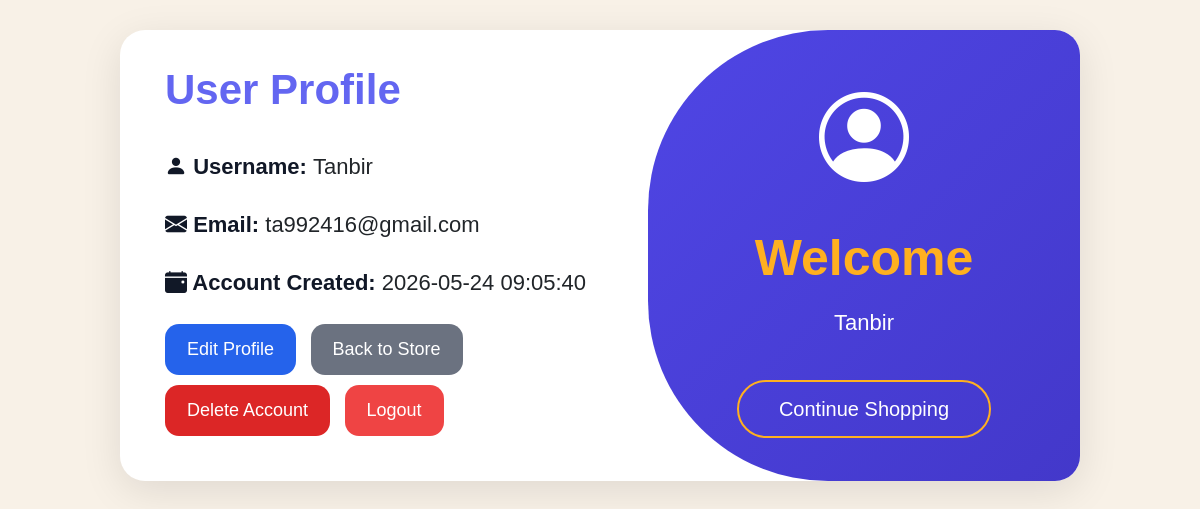
The app's page /profile.php (signed in) with its own data.
### tables this page shows
CREATE TABLE `users` (
  `id` int(11) NOT NULL,
  `username` varchar(100) NOT NULL,
  `email` varchar(100) NOT NULL,
  `password` varchar(255) NOT NULL,
  `created_at` timestamp NOT NULL DEFAULT current_timestamp(),
  `is_verified` tinyint(1) DEFAULT 0,
  `verification_token` varchar(255) DEFAULT NULL
);

### profile.php (the view, shortened to what this page needs)
<?php
include 'config.php';
$id = $_SESSION['id'];
$sql = "SELECT * FROM users WHERE id='$id'";
$result = mysqli_query($conn, $sql);
$user = mysqli_fetch_assoc($result);
?>
<!DOCTYPE html>
<html lang="en">
<head>
    <link rel="stylesheet"
    href="https://cdn.jsdelivr.net/npm/bootstrap@5.3.0/dist/css/bootstrap.min.css">
    <link rel="stylesheet"
    href="https://cdn.jsdelivr.net/npm/bootstrap-icons@1.11.3/font/bootstrap-icons.min.css">
</head>
<body>
<div class="profile-container">
    <div class="left-side">
        <h1 class="profile-title">
            User Profile
        </h1>
        <div class="profile-info">
            <strong>
                <i class="bi bi-person-fill"></i>
                Username:
            </strong>
            <?php echo $user['username']; ?>
        </div>
        <div class="profile-info">
            <strong>
                <i class="bi bi-envelope-fill"></i>
                Email:
            </strong>
            <?php echo $user['email']; ?>
        </div>
        <div class="profile-info">
            <strong>
                <i class="bi bi-calendar-event-fill"></i>
                Account Created:
            </strong>
            <?php echo $user['created_at']; ?>
        </div>
        <div class="mt-4">
            <a href="edit_profile.php"
               class="btn action-btn edit-btn">
                Edit Profile
            </a>
            <a href="index.php"
               class="btn action-btn store-btn">
                Back to Store
            </a>
            <a href="delete_account.php"
               class="btn action-btn delete-btn"
               onclick="return confirm('Are you sure you want to delete your account?')">
               Delete Account
            </a>
            <a href="logout.php"
               class="btn action-btn logout-btn">
                Logout
            </a>
        </div>
    </div>
    <div class="right-side">
        <i class="bi bi-person-circle"></i>
        <h1>
            Welcome
        </h1>
        <p>
            <?php echo $user['username']; ?>
        </p>
        <a href="index.php"
           class="home-link">
            Continue Shopping
        </a>
    </div>
</div>
</body>
</html>

### profile.php (style rules this page uses)
body { margin: 0; padding: 0; font-family: Arial, sans-serif; background: #f8f1e7; overflow-x: hidden; }
.profile-container { width: 80%; max-width: 1100px; margin: 30px auto; display: flex; background: white; border-radius: 25px; overflow: hidden; box-shadow: 0 10px 40px rgba(0,0,0,0.1); }
.left-side { width: 55%; padding: 35px 45px; }
.profile-title { color: #6366f1; font-size: 42px; font-weight: bold; margin-bottom: 35px; }
.profile-info { margin-bottom: 25px; font-size: 22px; }
.profile-info strong { color: #111827; }
.action-btn { border: none; border-radius: 14px; padding: 12px 22px; margin-right: 10px; margin-bottom: 10px; font-size: 18px; transition: 0.3s; }
.edit-btn { background: #2563eb; color: white; }
.store-btn { background: #6b7280; color: white; }
.delete-btn { background: #dc2626; color: white; }
.logout-btn { background: #ef4444; color: white; }
.right-side { width: 45%; background: linear-gradient(135deg, #4f46e5, #4338ca); border-top-left-radius: 180px; border-bottom-left-radius: 180px; display: flex; justify-content: center; align-items: center; flex-direction: column; color: white; text-align: center; }
.right-side i { font-size: 90px; margin-bottom: 20px; }
.right-side h1 { font-size: 50px; font-weight: bold; color: #ffb020; }
.right-side p { font-size: 22px; margin-top: 10px; }
.home-link { color: white; border: 2px solid #ffb020; padding: 12px 40px; border-radius: 40px; margin-top: 25px; text-decoration: none; font-size: 20px; transition: 0.3s; }

### records on screen
users: username "Tanbir", email "ta992416@gmail.com", created_at "2026-05-24 09:05:40"
